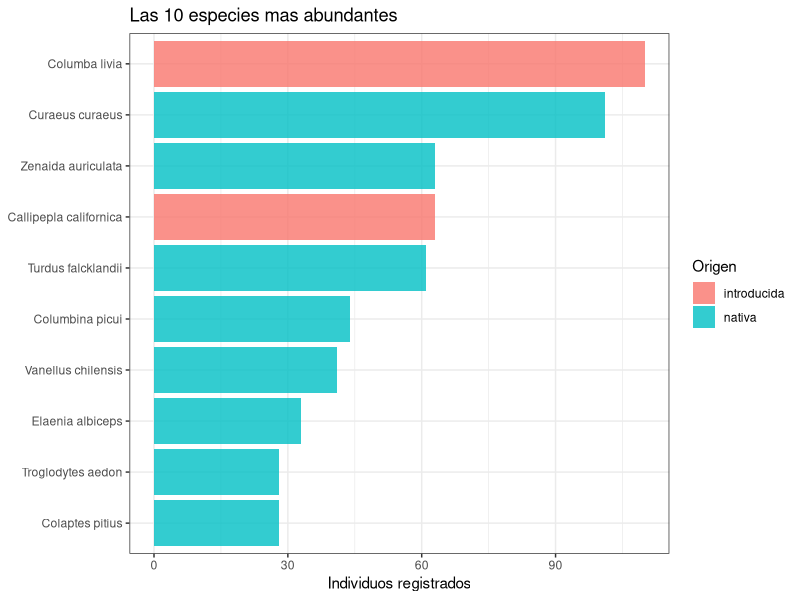
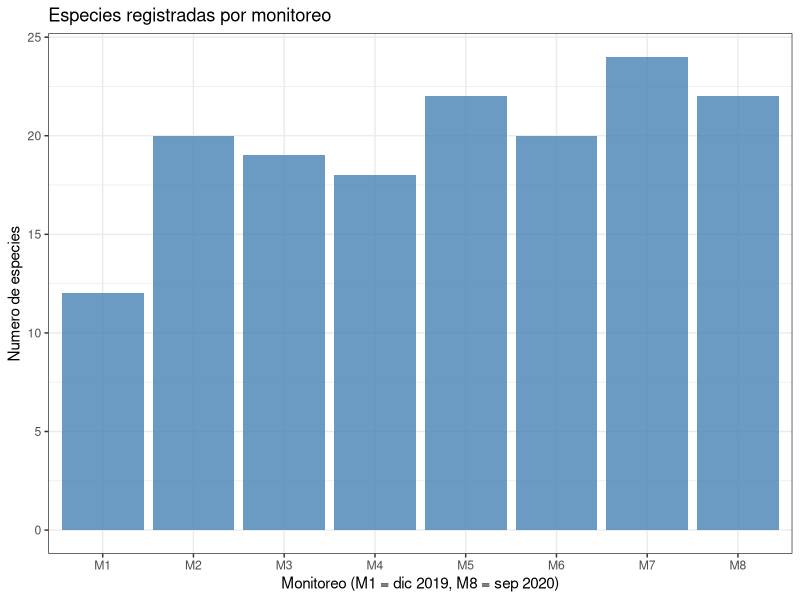

Source code (R) for these figures, in order:
# Cargar librerias ----------------------------------------------------------
library(tidyverse)
library(here)

# Cargar datos procesados ----------------------------------------------------
aves <- read_csv(here("datos", "processed", "aves_paine_ocurrencias_limpio.csv"))

dir.create(here("figuras"), showWarnings = FALSE)

# Especies mas abundantes ----------------------------------------------------
top_especies <- aves %>%
  group_by(species, origen) %>%
  summarise(individuos = sum(individualCount), .groups = "drop") %>%
  slice_max(individuos, n = 10)

print(top_especies)

fig_top <- ggplot(top_especies,
                  aes(x = individuos, y = fct_reorder(species, individuos),
                      fill = origen)) +
  geom_col(alpha = 0.8) +
  labs(
    title = "Las 10 especies mas abundantes",
    x = "Individuos registrados", y = NULL, fill = "Origen"
  ) +
  theme_bw()

ggsave(here("figuras", "01_top_especies_abundancia.png"),
       fig_top, width = 8, height = 5, dpi = 300)

# Riqueza por monitoreo -------------------------------------------------------
riqueza <- aves %>%
  group_by(monitoreo) %>%
  summarise(
    especies = n_distinct(species),
    individuos = sum(individualCount),
    .groups = "drop"
  )

print(riqueza)

fig_riqueza <- ggplot(riqueza, aes(x = monitoreo, y = especies)) +
  geom_col(fill = "steelblue", alpha = 0.8) +
  labs(
    title = "Especies registradas por monitoreo",
    x = "Monitoreo (M1 = dic 2019, M8 = sep 2020)",
    y = "Numero de especies"
  ) +
  theme_bw()

ggsave(here("figuras", "02_riqueza_por_monitoreo.png"),
       fig_riqueza, width = 8, height = 5, dpi = 300)
